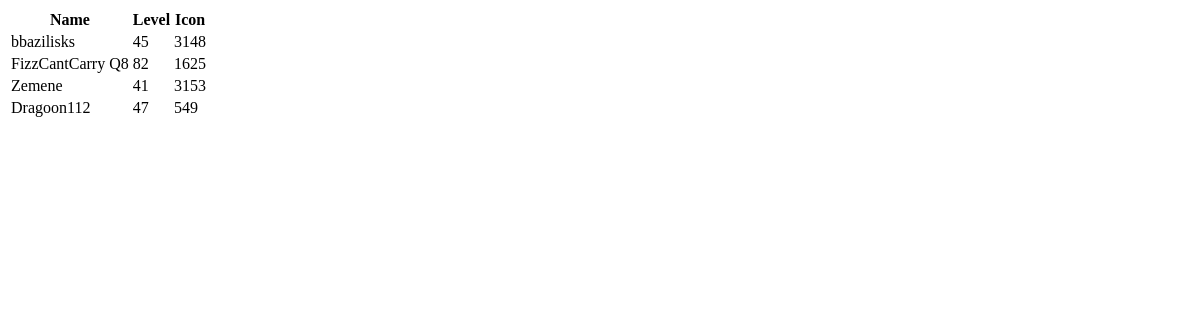
/league/, run on an earlier commit of the app's database.
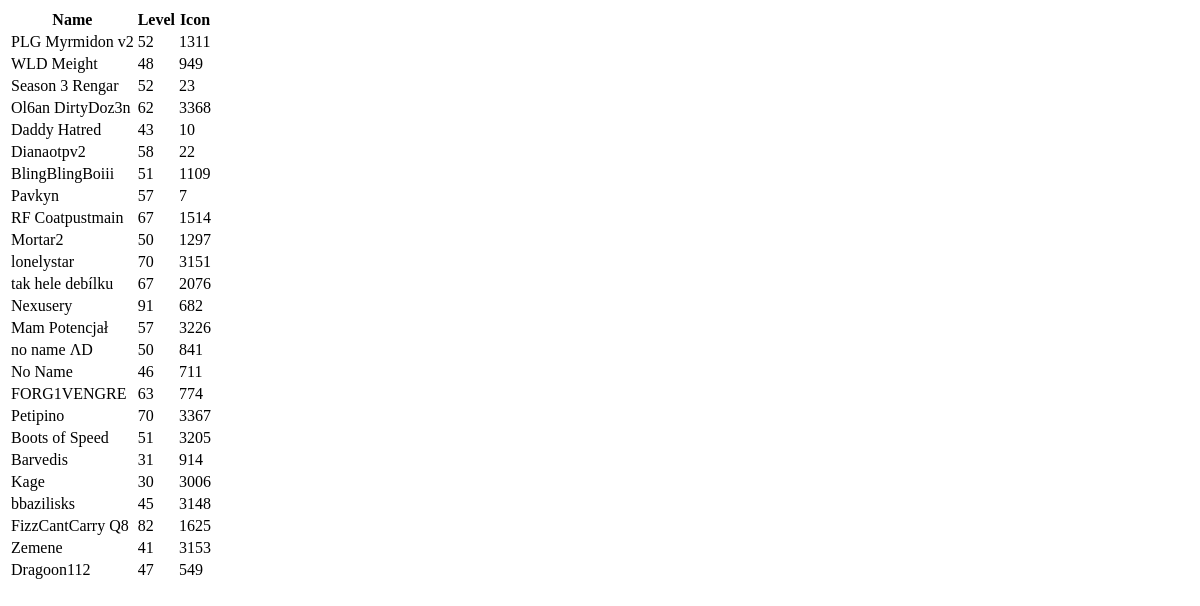
And on a later commit of the database.
### league/models.py (models this page shows, shortened)
class Summoners(models.Model):
    name = models.CharField(max_length=200, unique = True)
    summoner_id = models.IntegerField(default = 0, unique = True)
    accountId = models.IntegerField(default = 0)
    summonerLevel = models.IntegerField(default = 0)
    profileIconId = models.IntegerField(default = 0)
    revisionDate = models.IntegerField(default = 0)
    modify_date = models.DateTimeField('date published')

### league/views.py (the view)
# urls.py: path('', views.index, name='index'),
def index(request):
    latest_summoners = Summoners.objects.order_by('-modify_date')[:30]
    template = loader.get_template('league/index.html')
    output = ', '.join([s.name for s in latest_summoners])
    ''''
    page = request.GET.get('page', 1)
    paginator = Paginator(latest_summoners, 2)



    try:
        summoners = paginator.page(page)
    except PageNotAnInteger:
        summoners = paginator.page(1)
    except EmptyPage:
        summoners = paginator.page(paginator.num_pages)
    '''
    summoners = latest_summoners
    return render(request, 'league/index.html', {'summoners':summoners})

### league/templates/league/index.html (shortened to what this page needs)
{% load pagination_tags %}
<table class= 'table table-border'>
	<thead>
		<tr>
			<th>Name</th>
			<th>Level</th>
			<th>Icon</th>
		</tr>
	</thead>
	<tbody>
		{% for summoner in summoners %}
		<tr>
			<td>{{ summoner.name}}</td>
			<td>{{ summoner.summonerLevel }}</td>
			<td>{{ summoner.profileIconId }}</td>
		</tr>
		{% endfor %}
	</tbody>
</table>

What changed in the data, as far as the page shows it:
added Summoners: name "PLG Myrmidon v2", summonerLevel "52", profileIconId "1311"
added Summoners: name "WLD Meight", summonerLevel "48", profileIconId "949"
added Summoners: name "Season 3 Rengar", summonerLevel "52", profileIconId "23"
added Summoners: name "Ol6an DirtyDoz3n", summonerLevel "62", profileIconId "3368"
added Summoners: name "Daddy Hatred", summonerLevel "43", profileIconId "10"
added Summoners: name "Dianaotpv2", summonerLevel "58", profileIconId "22"
added Summoners: name "BlingBlingBoiii", summonerLevel "51", profileIconId "1109"
added Summoners: name "Pavkyn", summonerLevel "57", profileIconId "7"
added Summoners: name "RF Coatpustmain", summonerLevel "67", profileIconId "1514"
added Summoners: name "Mortar2", summonerLevel "50", profileIconId "1297"
added Summoners: name "lonelystar", summonerLevel "70", profileIconId "3151"
added Summoners: name "tak hele debílku", summonerLevel "67", profileIconId "2076"
added Summoners: name "Nexusery", summonerLevel "91", profileIconId "682"
added Summoners: name "Mam Potencjał", summonerLevel "57", profileIconId "3226"
added Summoners: name "no name ΛD", summonerLevel "50", profileIconId "841"
added Summoners: name "No Name", summonerLevel "46", profileIconId "711"
added Summoners: name "FORG1VENGRE", summonerLevel "63", profileIconId "774"
added Summoners: name "Petipino", summonerLevel "70", profileIconId "3367"
added Summoners: name "Boots of Speed", summonerLevel "51", profileIconId "3205"
added Summoners: name "Barvedis", summonerLevel "31", profileIconId "914"
added Summoners: name "Kage", summonerLevel "30", profileIconId "3006"
